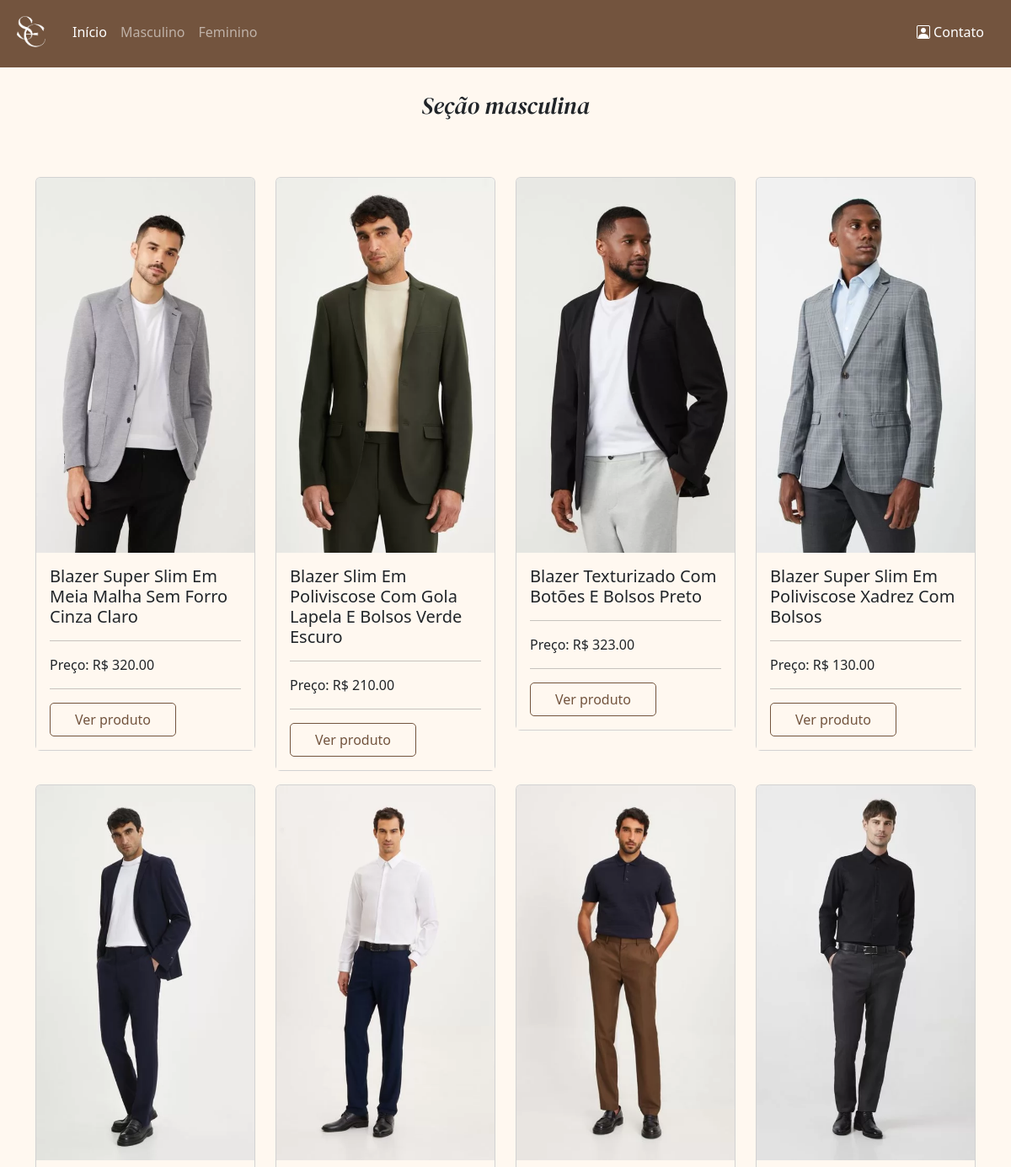
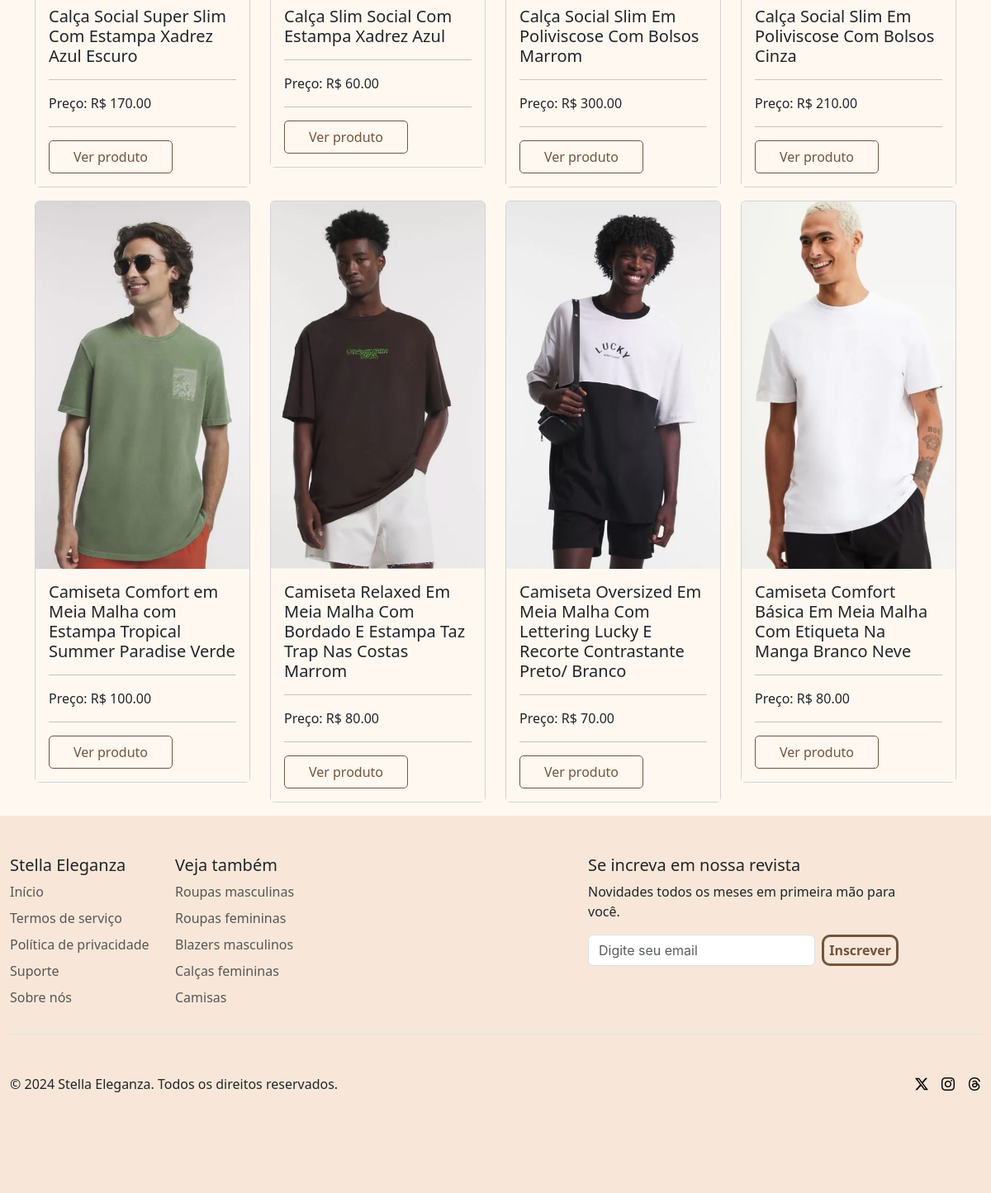
The app's page /masculino.php with its own data (2 pictures, top to bottom).
### tables this page shows
CREATE TABLE `produto` (
  `idproduto` int(10) unsigned NOT NULL AUTO_INCREMENT,
  `idsexo` int(10) unsigned NOT NULL,
  `nomeProduto` varchar(250) NOT NULL DEFAULT '',
  `tipo` varchar(50) NOT NULL DEFAULT '',
  `nomeFoto` varchar(200) NOT NULL DEFAULT '',
  `valor` varchar(45) NOT NULL DEFAULT '',
  `marca` varchar(45) NOT NULL DEFAULT '',
  `cor` varchar(45) NOT NULL DEFAULT '',
  `tamanho` varchar(10) NOT NULL DEFAULT '0',
  `telainicial` varchar(4) NOT NULL DEFAULT '',
  `posicao` varchar(4) DEFAULT NULL,
  `cadastro` datetime NOT NULL,
  `ativo` char(1) NOT NULL DEFAULT 'A',
  `alteracao` timestamp NOT NULL DEFAULT current_timestamp() ON UPDATE current_timestamp(),
  PRIMARY KEY (`idproduto`)
);

### func/funcoes.php (called while the page is built, shortened)
<?php
function listarTabela($campos, $tabela)
{
    $conn = conectar();
    try {
        $conn->beginTransaction();
        $sqlListaTabelas = $conn->prepare("SELECT $campos FROM $tabela");
        $sqlListaTabelas->execute();
        $conn->commit();
        if ($sqlListaTabelas->rowCount() > 0) {
            return $sqlListaTabelas->fetchAll(PDO::FETCH_OBJ);
        }
        return False;
    } catch (PDOException $e) {
        echo 'Exception -> ';
        return ($e->getMessage());
        $conn->rollback();
    }
}

### masculino.php (the view, shortened to what this page needs)
<?php
include_once("func/funcoes.php");
?>
<!doctype html>
<html lang="pt-br">
<head>
    <link rel="stylesheet" href="./css/style.css">
    <link href="https://cdn.jsdelivr.net/npm/bootstrap@5.3.3/dist/css/bootstrap.min.css" rel="stylesheet"
>
    <link rel="stylesheet" type="text/css"
          href="https://cdnjs.cloudflare.com/ajax/libs/MaterialDesign-Webfont/7.0.96/css/materialdesignicons.min.css">
    <link rel="stylesheet" href="https://cdn.jsdelivr.net/npm/bootstrap-icons@1.11.3/font/bootstrap-icons.min.css">
    <link rel="stylesheet" type="text/css" href="https://cdn.jsdelivr.net/npm/toastify-js/src/toastify.min.css">
</head>
<body class="quasebranco">
<?php include_once('navbar.php') ?>
<div class="container mt-4">
    <div class="text-center fs-3 secao">
        Seção masculina
    </div>
    <div class="row mt-5 mb-3">
        <?php
        $roupas = listarTabela('*', 'produto');
        foreach ($roupas as $masc) {
            $sexo = $masc->idsexo;
            if ($sexo == 2) {
                $foto = $masc->nomeFoto;
                $nome = $masc->nomeProduto;
                $preco = $masc->valor;
                ?>
                <div class="col-lg-3 col-6 mt-3">
                    <div class="card quasebranco pointer">
                        <img src="./img/roupas/masculino/<?php echo $foto ?>" class="card-img-top" alt="<?php echo $nome ?>" title="<?php echo $nome ?>">
                        <div class="card-body quasebranco minHeightCard">
                            <h5 class="card-title"><?php echo $nome ?></h5>
                            <hr>
                            <div class="d-flex align-items-center">
                                <div>Preço: R$  </div> <div><?php echo $preco?></div>
                            </div>
                            <hr>
                            <div>
                                <form action="produto.php" method="get">
                                    <button type="submit" class="btnVerProduto">Ver produto</button>
                                </form>
                            </div>
                        </div>
                    </div>
                </div>
                <?php
            }
        }
        ?>
    </div>
</div>
<?php include_once('footer.php') ?>
</body>
</html>

### css/style.css (style rules this page uses)
body { margin: 0; padding: 0; }
::placeholder { font-family: -apple-system, BlinkMacSystemFont, 'Segoe UI', Roboto, Oxygen, Ubuntu, Cantarell, 'Open Sans', 'Helvetica Neue', sans-serif; }
.quasebranco { background-color: #fff8f0; }
.pointer { cursor: pointer; }
.minHeightCard { min-height: 150px; }
.secao { font-family: "DM Serif Display", serif; font-weight: 400; font-style: italic; }
.btnVerProduto { width: 150px; height: 40px; border: 1px solid #73543e; color: #73543e; background: transparent; border-radius: 5px; }

### records on screen
produto: nomeFoto (picture), nomeProduto "Blazer Super Slim Em Meia Malha Sem Forro Cinza Claro", valor "320.00"
produto: nomeFoto (picture), nomeProduto "Blazer Slim Em Poliviscose Com Gola Lapela E Bolsos Verde Escuro", valor "210.00"
produto: nomeFoto (picture), nomeProduto "Blazer Texturizado Com Botões E Bolsos Preto", valor "323.00"
produto: nomeFoto (picture), nomeProduto "Blazer Super Slim Em Poliviscose Xadrez Com Bolsos", valor "130.00"
produto: nomeFoto (picture), nomeProduto "Calça Social Super Slim Com Estampa Xadrez Azul Escuro", valor "170.00"
produto: nomeFoto (picture), nomeProduto "Calça Slim Social Com Estampa Xadrez Azul", valor "60.00"
produto: nomeFoto (picture), nomeProduto "Calça Social Slim Em Poliviscose Com Bolsos Marrom", valor "300.00"
produto: nomeFoto (picture), nomeProduto "Calça Social Slim Em Poliviscose Com Bolsos Cinza", valor "210.00"
produto: nomeFoto (picture), nomeProduto "Camiseta Comfort em Meia Malha com Estampa Tropical Summer Paradise Verde", valor "100.00"
produto: nomeFoto (picture), nomeProduto "Camiseta Relaxed Em Meia Malha Com Bordado E Estampa Taz Trap Nas Costas Marrom", valor "80.00"
produto: nomeFoto (picture), nomeProduto "Camiseta Oversized Em Meia Malha Com Lettering Lucky E Recorte Contrastante Preto/ Branco", valor "70.00"
produto: nomeFoto (picture), nomeProduto "Camiseta Comfort Básica Em Meia Malha Com Etiqueta Na Manga Branco Neve", valor "80.00"
